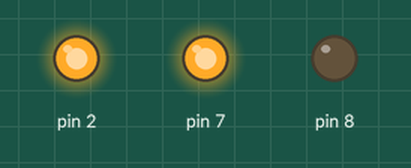
Simulated run of this sketch. Board: Arduino Uno, built with avr-gcc and run on an emulated ATmega328P. Shown: output pins drawn as LEDs (lit = HIGH).

Above: at 0.1 s.
At 1.7 s:
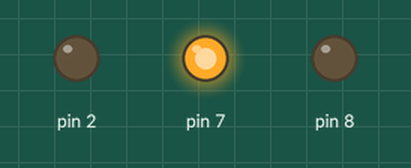
At 3.1 s:
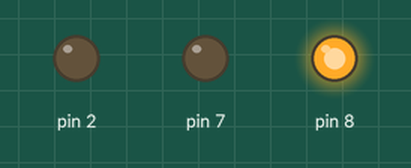
At 7.1 s:
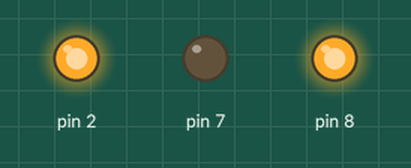
Timing chart, 0 to 7.4 s (numbered marks = the images above):
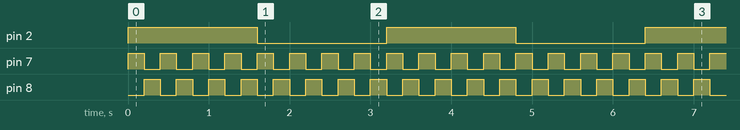

The sketch:

Police_Car_and_Tow_Truck.ino
```cpp
int i;

void setup()
 {
  pinMode(2,OUTPUT);
  pinMode(7,OUTPUT);
  pinMode(8,OUTPUT);
 }

void loop() {
  digitalWrite(2,HIGH);
  for (i=1; i<=4; i++)
    {
      digitalWrite(7,HIGH);
      digitalWrite(8,LOW);
      delay(200);
      digitalWrite(7,LOW);
      digitalWrite(8,HIGH);
      delay(200);
    }
  digitalWrite(2,LOW);
  for (i=1; i<=4; i++)
    {
      digitalWrite(7,HIGH);
      digitalWrite(8,LOW);
      delay(200);
      digitalWrite(7,LOW);
      digitalWrite(8,HIGH);
      delay(200);
    }
}
```

Measured:
- by itself, pin 2: alternates HIGH for 1.6 s and LOW for 1.6 s
- by itself, pin 7, pin 8: alternates HIGH for 0.20 s and LOW for 0.20 s
- by itself, everything shown: repeats every 3.2 s, in 16 steps
